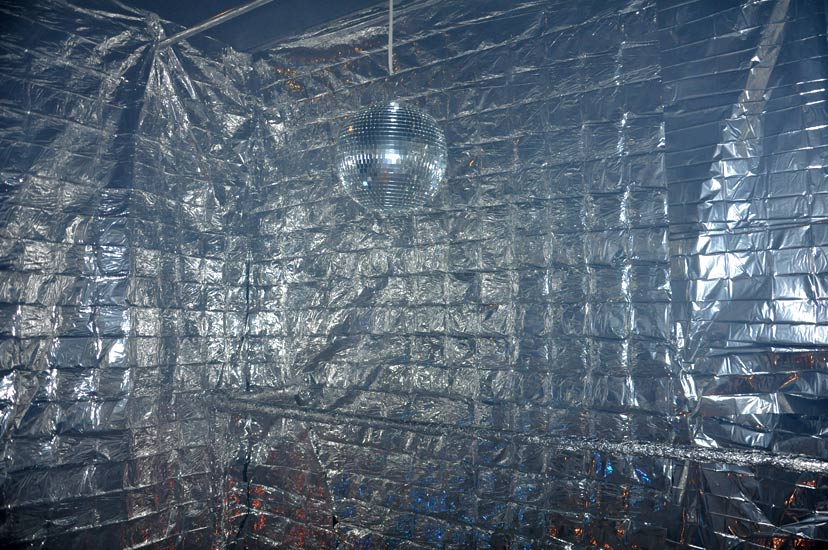
#> input picture totem/circles/tests/img_gen/background.jpg, 828 x 550 px
$ python -i img_gen.py   (imports and definitions only)
#> lines starting #> are read from the running program, lines starting #| are printed output that depends on the picture
import hashlib
import os
from dataclasses import asdict, dataclass
from functools import lru_cache
from io import BytesIO
from math import floor
from typing import Any, Dict, List, Literal, Optional, Tuple

import requests
from django.conf import settings
from fontTools.ttLib import TTFont
from PIL import Image, ImageDraw, ImageFont, ImageOps
from PIL.ImageFile import ImageFile

folder_path = os.path.dirname(os.path.realpath(__file__))
font_path = f"{folder_path}/../static/fonts/Montserrat-VariableFont_wght.ttf"
font_fallback_path = f"{folder_path}/../static/fonts/NotoSansLiving-Regular.ttf"
font_emoji_path = f"{folder_path}/../static/fonts/TwemojiCOLRv0.ttf"
logo_path = f"{folder_path}/../static/images/totem-logo.png"
client = requests.session()
PADDING = 20


def load_fonts(*font_paths: str) -> Dict[str, TTFont]:
    """
    Loads font files specified by paths into memory and returns a dictionary of font objects.
    """
    fonts = {}
    for path in font_paths:
        font = TTFont(path)
        fonts[path] = font
    return fonts


# [1 line that did not run here, left out]


@dataclass
class ImageParams:
    background_path: str
    author_img_path: str
    author_name: str
    title: str
    subtitle: str
    day: str
    time_pst: str
    time_est: str
    width: int
    height: int
    meta_line: str = ""
    include_avatar: bool = True

    # [9 lines left out: function cache_key, not called in this run]

    def __hash__(self):
        return self.cache_key()


# [135 lines left out: functions adjust_transparency, _make_gradient, _resize, _wrap_text, _draw_wrapped_text, _draw_avatar, not called in this run]
    # Uncomment to see avatar render
    # canvas.save("circular_avatar.png")


def _draw_logo(image: Image.Image):
    logo = Image.open(logo_path).convert("RGBA")
    scale_factor = image.height / 10000
    logo_size_height = floor(logo.height * scale_factor)
    logo_size_width = floor(logo.width * scale_factor)
    logo = logo.resize((logo_size_width, logo_size_height))
    logo = adjust_transparency(logo)
    image.alpha_composite(logo, dest=(PADDING, image.height - logo.height - PADDING))


# [207 lines left out: functions _load_img, generate_image, has_glyph, merge_chunks, draw_text_v2, draw_multiline_text_v2 and 1 more, not called in this run]


# [2 lines not run here, left out]

>>> import cv2
>>> picture = cv2.imread('tests/img_gen/background.jpg', cv2.IMREAD_GRAYSCALE)
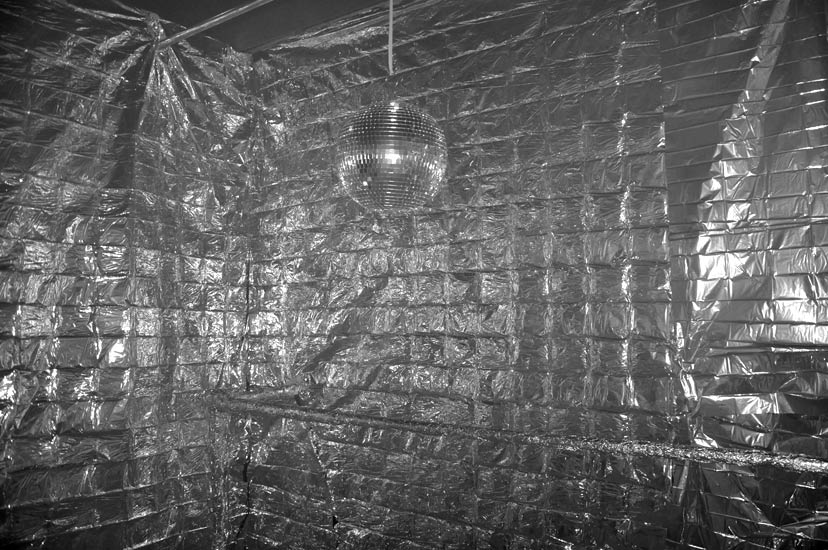
#> picture: shape (550, 828); min 0, max 255, mean 98
#> (the run stopped early here; a loop or call above may not have finished)
